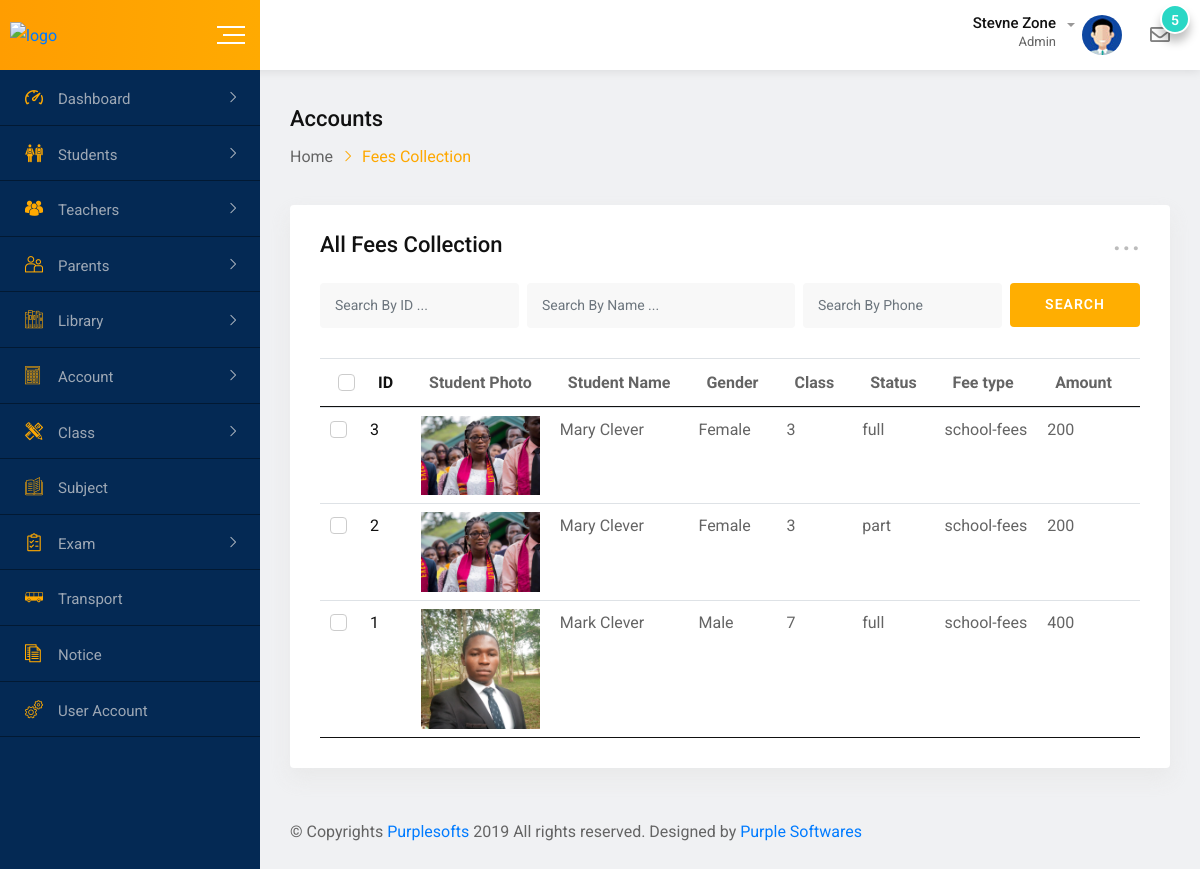
Page /all-fees.php on the committed database.
### tables this page shows
CREATE TABLE `fees` (
  `id` int(11) NOT NULL,
  `sid` int(11) NOT NULL,
  `pic` varchar(200) NOT NULL,
  `name` varchar(200) NOT NULL,
  `gender` varchar(200) NOT NULL,
  `class` varchar(200) NOT NULL,
  `term` varchar(200) NOT NULL,
  `feetype` varchar(200) NOT NULL,
  `status` varchar(200) NOT NULL,
  `amount` varchar(200) NOT NULL,
  `receiver` varchar(200) NOT NULL,
  `payer` varchar(200) NOT NULL,
  `payer_contact` varchar(200) NOT NULL,
  `datepaid` varchar(200) NOT NULL,
  `year` varchar(200) NOT NULL
);

### core.php (the view, shortened to what this page needs)
<?php
function getfees(){
    include 'serv/conn.php';
    $getf= mysqli_query($conn,"SELECT * FROM fees ORDER BY ID DESC");
    while ($fee =mysqli_fetch_array($getf)) {
    echo
    '<tr>
    <input class="students" type="hidden" value="'.$fee['id'].'">
    <td>
        <div class="form-check">
            <input type="checkbox" class="form-check-input">
            <label class="form-check-label">'.$fee['id'].'</label>
        </div>
    </td>
    <td class="text-center"><img src="img/customImg/'.$fee['pic'].'" alt="student" style="width="80px !important;height:70px !important;border-radius:7px;"></td>
    <td>'.$fee['name'].'</td>
    <td>'.$fee['gender'].'</td>
    <td>'.$fee['class'].'</td>
    <td>'.$fee['status'].'</td>
    <td>'.$fee['feetype'].'</td>
    <td>'.$fee['amount'].'</td>
    <td>'.$fee['term'].'</td>
    <td>'.$fee['payer'].'</td>
    <td>'.$fee['payer_contact'].'</td>
    <td>'.$fee['receiver'].'</td>
    <td>'.$fee['datepaid'].'</td>
    <td>'.$fee['year'].'</td>
</tr>';
    }
}
?>

### all-fees.php (shortened to what this page needs)
<?php include 'core.php';?>
<!doctype html>
<html class="no-js" lang="">
<head>
    <link rel="stylesheet" href="css/normalize.css">
    <link rel="stylesheet" href="css/main.css">
    <link rel="stylesheet" href="css/bootstrap.min.css">
    <link rel="stylesheet" href="css/all.min.css">
    <link rel="stylesheet" href="fonts/flaticon.css">
    <link rel="stylesheet" href="css/animate.min.css">
    <link rel="stylesheet" href="css/jquery.dataTables.min.css">
    <link rel="stylesheet" href="style.css">
</head>
<body>
    <div id="wrapper" class="wrapper bg-ash">
      <?php include 'header.php';?>
        <div class="dashboard-page-one">
         <?php include 'sidebar.php'?>
            <div class="dashboard-content-one">
                <div class="breadcrumbs-area">
                    <h3>Accounts</h3>
                    <ul>
                        <li>
                            <a href="index.php">Home</a>
                        </li>
                        <li>Fees Collection</li>
                    </ul>
                </div>
                <div class="card height-auto">
                    <div class="card-body">
                        <div class="heading-layout1">
                            <div class="item-title">
                                <h3>All Fees Collection</h3>
                            </div>
                           <div class="dropdown">
                                <a class="dropdown-toggle" href="#" role="button"
                                data-toggle="dropdown" aria-expanded="false">...</a>
                            </div>
                        </div>
                        <form class="mg-b-20">
                            <div class="row gutters-8">
                                <div class="col-3-xxxl col-xl-3 col-lg-3 col-12 form-group">
                                    <input type="text" placeholder="Search by ID ..." class="rollSearch form-control">
                                </div>
                                <div class="col-4-xxxl col-xl-4 col-lg-3 col-12 form-group">
                                    <input type="text" placeholder="Search by Name ..." class="nameSearch form-control">
                                </div>
                                <div class="col-4-xxxl col-xl-3 col-lg-3 col-12 form-group">
                                    <input type="text" placeholder="Search by Phone" class="Search form-control">
                                </div>
                                <div class="col-1-xxxl col-xl-2 col-lg-3 col-12 form-group">
                                    <button type="submit" class="fw-btn-fill btn-gradient-yellow">SEARCH</button>
                                </div>
                            </div>
                        </form>
                        <div class="table-responsive">
                            <table class="table data-table text-nowrap">
                                <thead>
                                    <tr>
                                        <th>
                                            <div class="form-check">
                                                <label class="form-check-label">ID</label>
                                            </div>
                                        </th>
                                        <th>Student Photo</th>
                                        <th>Student Name</th>
                                        <th>Gender</th>
                                        <th>Class</th>
                                        <th>Status</th>
                                        <th>Fee type</th>
                                        <th>Amount</th>
                                        <th>Term</th>
                                    </tr>
                                </thead>
                                <tbody>
                                    <?php echo getfees();?>
                                </tbody>
                            </table>
                        </div>
                    </div>
                </div>
              <?php include 'footer.php';?>
            </div>
        </div>
    </div>
</body>
</html>

### header.php (shortened to what this page needs)
<div class="navbar navbar-expand-md header-menu-one bg-light">
            <div class="nav-bar-header-one">
                <div class="header-logo">
                    <a href="index.php">
                        <img src="" alt="logo">
                    </a>
                </div>
                 <div class="toggle-button sidebar-toggle">
                    <button type="button" class="item-link">
                        <span class="btn-icon-wrap">
                            <span></span>
                            <span></span>
                            <span></span>
                        </span>
                    </button>
                </div>
            </div>
            <div class="header-main-menu collapse navbar-collapse" id="mobile-navbar">
                <ul class="navbar-nav">
                    <li class="navbar-item dropdown header-admin">
                        <a class="navbar-nav-link dropdown-toggle" href="#" role="button" data-toggle="dropdown"
                            aria-expanded="false">
                            <div class="admin-title">
                                <h5 class="item-title">Stevne Zone</h5>
                                <span>Admin</span>
                            </div>
                            <div class="admin-img">
                                <img src="img/figure/admin.jpg" alt="Admin">
                            </div>
                        </a>
                    </li>
                    <li class="navbar-item dropdown header-message">
                        <a class="navbar-nav-link dropdown-toggle" href="#" role="button" data-toggle="dropdown"
                            aria-expanded="false">
                            <i class="far fa-envelope"></i>
                            <span>5</span>
                        </a>
                    </li>
                </ul>
            </div>
        </div>

### sidebar.php (shortened to what this page needs)
<div class="sidebar-main sidebar-menu-one sidebar-expand-md sidebar-color">
    <div class="sidebar-menu-content">
        <ul class="nav nav-sidebar-menu sidebar-toggle-view">
            <li class="nav-item sidebar-nav-item">
                <a href="index.php" class="nav-link"><i class="flaticon-dashboard"></i><span>Dashboard</span></a>
            </li>
            <li class="nav-item sidebar-nav-item">
                <a href="#" class="nav-link"><i class="flaticon-classmates"></i><span>Students</span></a>
            </li>
            <li class="nav-item sidebar-nav-item">
                <a href="#" class="nav-link"><i
                        class="flaticon-multiple-users-silhouette"></i><span>Teachers</span></a>
            </li>
            <li class="nav-item sidebar-nav-item">
                <a href="#" class="nav-link"><i class="flaticon-couple"></i><span>Parents</span></a>
            </li>
            <li class="nav-item sidebar-nav-item">
                <a href="#" class="nav-link"><i class="flaticon-books"></i><span>Library</span></a>
            </li>
            <li class="nav-item sidebar-nav-item">
                <a href="#" class="nav-link"><i class="flaticon-technological"></i><span>Account</span></a>
            </li>
            <li class="nav-item sidebar-nav-item">
                <a href="#" class="nav-link"><i
                        class="flaticon-maths-class-materials-cross-of-a-pencil-and-a-ruler"></i><span>Class</span></a>
            </li>
            <li class="nav-item">
                <a href="all-subject.php" class="nav-link"><i
                        class="flaticon-open-book"></i><span>Subject</span></a>
            </li>
            <li class="nav-item sidebar-nav-item">
                <a href="#" class="nav-link"><i class="flaticon-shopping-list"></i><span>Exam</span></a>
            </li>
            <li class="nav-item">
                <a href="transport.php" class="nav-link"><i
                        class="flaticon-bus-side-view"></i><span>Transport</span></a>
            </li>
            <li class="nav-item">
                <a href="notice-board.php" class="nav-link"><i
                        class="flaticon-script"></i><span>Notice</span></a>
            </li>
            <li class="nav-item">
                <a href="account-settings.php" class="nav-link"><i
                        class="flaticon-settings"></i><span>User Account</span></a>
            </li>
        </ul>
    </div>
</div>

### footer.php
<?php
echo "
<footer class='footer-wrap-layout1'>
<div class'copyright'>© Copyrights <a href='#'>Purplesofts</a> ".date('Y')." All rights reserved. Designed by <a
        href='#'>Purple Softwares</a></div>
</footer>
"
;?>

### css/main.css (style rules this page uses)
html { color: #222; font-size: 1em; line-height: 1.4; }
audio, canvas, iframe, img, svg, video { vertical-align: middle; }

### rows in the picture
fees: id "3", name "Mary Clever", gender "Female", class "3", status "full", feetype "school-fees", amount "200"
fees: id "2", name "Mary Clever", gender "Female", class "3", status "part", feetype "school-fees", amount "200"
fees: id "1", shows a picture, name "Mark Clever", gender "Male", class "7", status "full", feetype "school-fees", amount "400"
